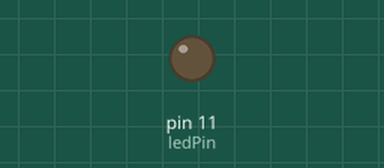
A sketch run on a simulated Arduino Uno, built with avr-gcc and run on an emulated ATmega328P. Parts: output pins drawn as LEDs (lit = HIGH).

Above: at 0.05 s.
At 1.2 s:
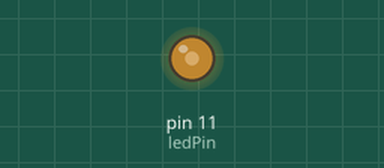
At 2.35 s:
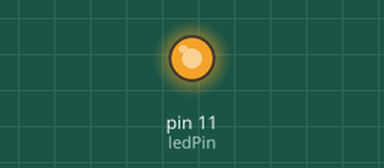
At 4.65 s:
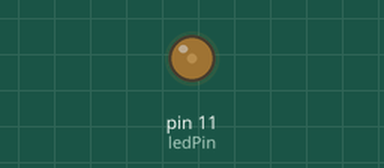
Timing chart, 0 to 6.6 s (numbered marks = the images above):
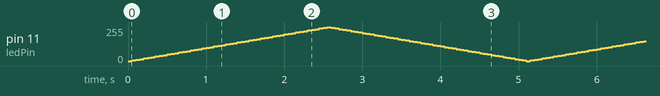

The sketch:

070125_ex03_pwm.ino
```cpp
/*

  **PWM**
  pins on marked with "~" on the arduino

  use analogWrite() function to communicate values in 8bit
  -> 0 until 255

*/
int ledPin = 11;

int currentVal = 0;
int step = 5;

int brightMin = 0;
int brightMax = 255;

void setup() {
  pinMode(ledPin, OUTPUT);
}

void loop() {

  analogWrite(ledPin, currentVal);

  currentVal = currentVal + step;

  if (currentVal <= brightMin || currentVal >= brightMax) {
    step = -step;
  }

  delay(50);

}
```
